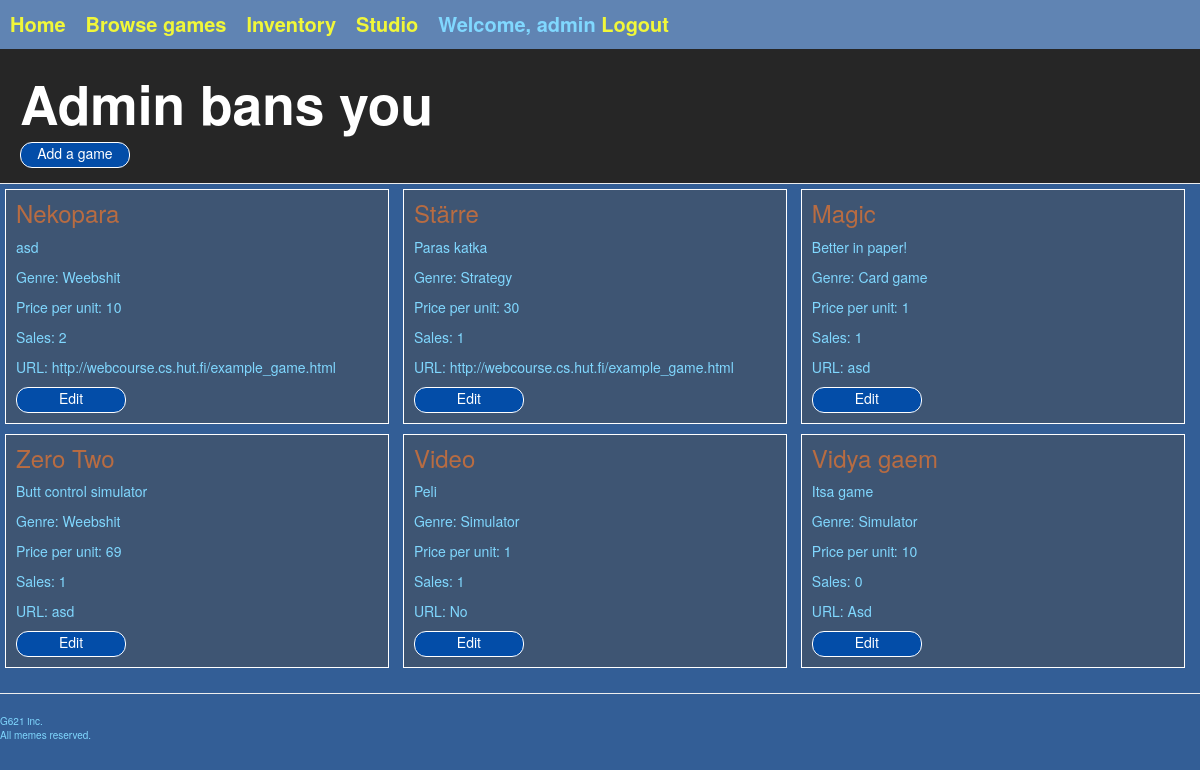
/studio/ (signed in), run on the app's committed database.
### gameshop/models.py (models this page shows, shortened)
class Profile(models.Model):
    user = models.OneToOneField(User, on_delete=models.CASCADE)
    activated = models.BooleanField(default=False)
    link = models.CharField(max_length=50, default='')
    def gamesOwned(self):
        return Game.objects.filter(owner=Developer.objects.get(profile=self))

class Developer(models.Model):
    profile = models.OneToOneField(Profile, on_delete=models.CASCADE)
    studioname = models.CharField(max_length=50)

class Game(models.Model):
    id = models.AutoField(auto_created=True, primary_key=True)
    name = models.CharField(max_length=50)
    description = models.TextField(max_length=500)
    genre = models.ForeignKey(Genre, on_delete=models.CASCADE)
    sales = models.IntegerField(default=0)
    price = models.IntegerField(default=0)
    owner = models.ForeignKey(Developer, on_delete=models.CASCADE)
    url = models.CharField(max_length=300, default='http://webcourse.cs.hut.fi/example_game.html')
    bought = models.ManyToManyField(Profile, blank=True, through="Game_state")

class Genre(models.Model):
    name = models.CharField(max_length=20)

### gameshop/views.py (the view)
# urls.py: path('studio/', studio),
@login_required(login_url='/login/')
def studio(request):
    template = loader.get_template("gameshop/inventory/studio.html")
    context = getUserContext(request.user)
    return HttpResponse(template.render(context))

### gameshop/helpers.py (called while the page is built)
def getUserContext(user):
    if not user or user.is_anonymous:
        return { "profile": None, "developer": None }
    try:
        profile = Profile.objects.get(user=user)
    except Profile.DoesNotExist:
        profile = None
    try:
        developer = Developer.objects.get(profile=profile)
    except Developer.DoesNotExist:
        developer = None
    return { "profile": profile, "developer": developer }

### gameshop/templates/gameshop/inventory/studio.html (shortened to what this page needs)
{% extends "gameshop/generic.html" %}
{% block pageHeader %}
  <div class="page-header">
    <h1>
      {{ developer.studioname }}
    </h1>
    <form action="/studio/addgame/" class="add-game">
      <input class="play-now-button" type="submit" value="Add a game" />
    </form>
  </div>
{% endblock %}
{% block content %}
  {% for game in profile.gamesOwned %}
    <div class="store-block">
      <h3>{{ game.name }}</h3>
      <p class="game-description">
        {{ game.description }}
      </p>
      <p>Genre: {{ game.genre.name }}</p>
      <p>Price per unit: {{ game.price }}</p>
      <p>Sales: {{ game.sales }}</p>
      <p>URL: {{ game.url }}</p>
      <form action="/studio/{{ game.id }}/">
        <input class="play-now-button" type="submit" value="Edit" />
      </form>
    </div>
  {% endfor %}
{% endblock %}

### gameshop/templates/gameshop/common/link_header.html
<div class="link-header">
  <div class="grid-container">
    <div class="grid-item1"><a href="/">Home</a></div>
    <div class="grid-item2"><a href="/shop/">Browse games</a></div>
    <div class="grid-item3"><a href="/inventory/">Inventory</a></div>
    {% if developer %}
      <div class="grid-item5"><a href="/studio/">Studio</a></div>
    {% endif %}
    {% if profile %}
      <div class="grid-login">
        Welcome, {{ profile.user.username }}
        <a href="/logout/">Logout</a>
      </div>
    {% else %}
      <div class="grid-login">
        <a href="/login/">Login</a>
      </div>
    {% endif %}
  </div>
</div>

### gameshop/static/css/gameshop.css (style rules this page uses)
:root { --page-bg: #335E96; --page-header-bg: #262626; --page-header-txt: #FFFFFF; --header-bg: #6084B3; --text: #80D8FF; --link: #F1F739; --head: #B86C42; --store-block-bg: #3E5573; --store-block-border: #FFFFFF; --shop-buy-button: #FFFFFF; --disabled: #727984; --disabled-bg: #c7c8c9; --buy-button-txt: #3a6041; --buy-button-bg: #06cc2d; --play-button-bg: #034da8; }
input, select, textarea, .submit { color: #21213d; }
.page-header { background-color: var(--page-header-bg); margin: 0; padding: 15px 15px 15px 20px; }
h1, h2, h3, h4, h5, h6, h7 { color: var(--head); margin-top: 0; }
.page-header h1, .page-header h1 a, .page-header h1 a:visited, .page-header h1 a:active { color: var(--page-header-txt); font-size: 40pt; font-weight: 900; margin-top: 10px; margin-bottom: 10px; }
.store-block { background-color: var(--store-block-bg); border: solid 1px var(--store-block-border); padding: 10px; margin: 5px; width: 32%; display: inline-table; }
.play-now-button, .submit-game, .shop_buy { background-color: var(--head); color: var(--shop-buy-button); display: inline-block; text-decoration: none; padding: 8px 16px; border: solid 1px var(--shop-buy-button); }
a { color: var(--link); }
form { color: var(--head); }
body { background-color: var(--page-bg); padding: 0; color: var(--text); }
.link-header { background-color: var(--header-bg); font-size: 15pt; padding: 10px; font-weight: bold; }
.grid-container { display: inline-grid; grid-template-areas: "item1 item2 item3 item4 item5" "login login login login login"; grid-column-gap: 20px; }
.play-now-button { background-color: var(--play-button-bg); color: var(--shop-buy-button); display: inline-block; text-decoration: none; padding-top: 0px; padding-bottom: 4px; border: solid 1px var(--shop-buy-button); border-radius: 12px; width:110px; }

### data on the page
Profile: user.username "admin"
Developer: studioname "Admin bans you"
Game: name "Nekopara", description "asd", genre.name "Weebshit", price "10", sales "2", url "http://webcourse.cs.hut.fi/example_game.html"
Game: name "Stärre", description "Paras katka", genre.name "Strategy", price "30", sales "1", url "http://webcourse.cs.hut.fi/example_game.html"
Game: name "Magic", description "Better in paper!", genre.name "Card game", price "1", sales "1", url "asd"
Game: name "Zero Two", description "Butt control simulator", genre.name "Weebshit", price "69", sales "1", url "asd"
Game: name "Video", description "Peli", genre.name "Simulator", price "1", sales "1", url "No"
Game: name "Vidya gaem", description "Itsa game", genre.name "Simulator", price "10", sales "0", url "Asd"
